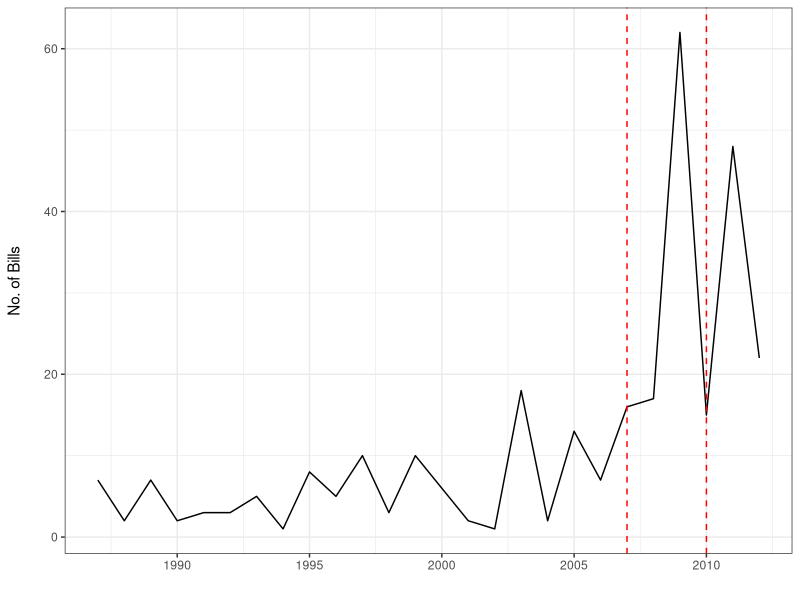

Recreate this plot in R.
# ---------------------------------------------------------------------------- #
# Creating Scrutiny Indicators
# Christopher Gandrud and Kevin Young 
# 30 July 2014
# MIT License
# ---------------------------------------------------------------------------- #

# Number of bills addressing the powers of the Federal Reserve from:
# http://www.washingtonpost.com/blogs/monkey-cage/wp/2014/07/08/audit-the-fed-on-steroids/
# Figure scraped using: WebPlotDigitizer (http://dx.doi.org/10.5281/zenodo.10532)

# Set working directory. Change as needed.
setwd('/git_repositories/FedChangePointNote/paper/data/Bills/')

# Load packages
library(dplyr)
library(ggplot2)

# Load No. of Bills data
Bills <- read.csv('BillsData.csv')

# Clean
Bills$Bills <- round(Bills$Bills)
Bills <- arrange(Bills, year)

# Plot
png(file = )
ggplot(Bills, aes(year, Bills)) +
    geom_line() + 
    geom_vline(xintercept = c(2007, 2010), linetype = 'dashed', colour = 'red') +
    xlab('') + ylab('No. of Bills\n') +
    theme_bw()
